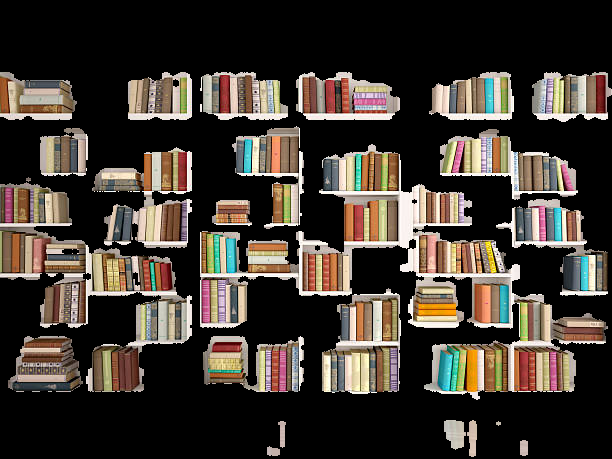
#> input picture testfiles_ara/0618/img/img_book_only.png, 612 x 459 px, found by its file name
$ python separate_books.py   (older library calls are emulated)
#> lines starting #> are read from the running program, lines starting #| are printed output that depends on the picture; after the words box and inside, x2 and y2 are one past the last pixel; in counts of white or black regions, pixels touching at a corner belong together
import numpy as np
import cv2 as cv
import matplotlib.pyplot as plt


def display(winname, img):
    cv.moveWindow(winname, 500, 0)
    cv.namedWindow(winname, cv.WINDOW_NORMAL)
    cv.imshow(winname, img)
    cv.waitKey(0)


def preprocessing(img):

    # vertical kernel
    v_kernel = np.ones((13, 3), np.uint8)
    # morphologyEx
    v_opening = cv.morphologyEx(img, cv.MORPH_OPEN, v_kernel, iterations=2)

    # sure_bg = cv.dilate(opening, kernel, iterations=3)
    display('v_opening', v_opening)

    gray = cv.cvtColor(v_opening, cv.COLOR_BGR2GRAY)
    display('gray', gray)

    ret, thresh = cv.threshold(gray, 10, 255, cv.THRESH_TOZERO)
    display('thresh', thresh)


    # horizontal kernel
    h_kernel = np.ones((3, 13), np.uint8)
    # morphologyEx
    h_opening = cv.morphologyEx(img, cv.MORPH_OPEN, h_kernel, iterations=2)
    display('h_opening', h_opening)


    gray = cv.cvtColor(h_opening, cv.COLOR_BGR2GRAY)
    display('gray', gray)

    ret, thresh = cv.threshold(gray, 10, 255, cv.THRESH_TOZERO)
    display('thresh', thresh)

    bitwise_or = cv.bitwise_or(v_opening, h_opening )
    display('bitwise_or', bitwise_or)


    detected_books = cv.bitwise_and(img, img, mask=bitwise_or)
    display('bitwise_or', detected_books)

    return detected_books

def contours(img):
    gray = cv.cvtColor(img, cv.COLOR_BGR2GRAY)
    display('gray', gray)

    images,contours, hierarchy = cv.findContours(img, cv.RETR_EXTERNAL, cv.CHAIN_APPROX_SIMPLE)
    for i in range(len(contours)):
        # 외곽선 추출
        # if hierarchy[0][i][3] == -1:
        #     cv.drawContours(img, contours, i, (255, 0, 0), 1)
        cv.drawContours(img, contours, i, (255, 0, 0), 1)
    display('contours', img)

    return img


def main():
    img = cv.imread('C:/dev/Object-detection/testfiles_ara/0618/img/img_book_only.png')
#> img is the input picture: shape (459, 612, 3); mean B, G, R 50.4, 57.9, 65.4
    img_o = img.copy()
    display('img', img)

    gray = cv.cvtColor(img, cv.COLOR_BGR2GRAY)
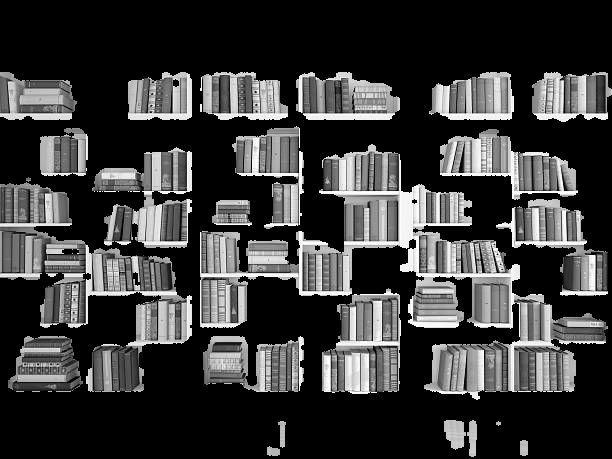
#> gray: shape (459, 612); min 0, max 255, mean 59.3
    display('gray', gray)

    # 1. 배경색과 다른 책들 처리
    # ret, thresh = cv.threshold(gray, 127, 255, cv.THRESH_BINARY )
    # display('sep_thr', thresh)
    # img = preprocessing(img)
    #

    # # 2. 배경색과 비슷한 책들
    ret, thresh = cv.threshold(gray, 127, 255, cv.THRESH_BINARY_INV )
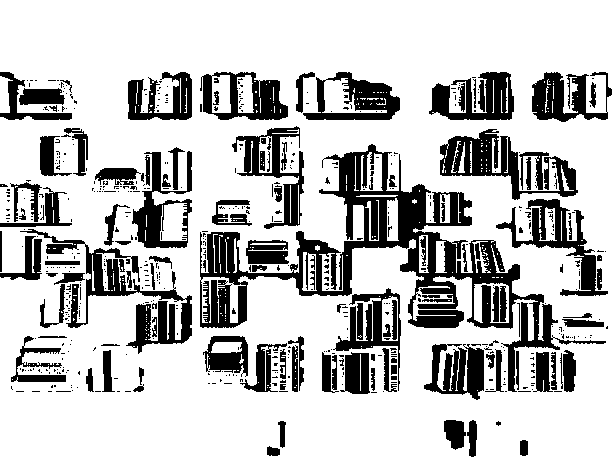
#> thresh: shape (459, 612); 75.7% white; 591 black regions (474 under 20 px), largest, box (x1, y1, x2, y2) and area: (200, 144, 606, 392) 17448, (20, 229, 192, 354) 4330, (440, 129, 578, 200) 3355
    display('sep_thr', thresh)
    img = preprocessing(img)
#> in preprocessing, `v_opening = cv.morphologyEx(img, cv.MORPH_OPEN, v_kernel, iterations=2)`:
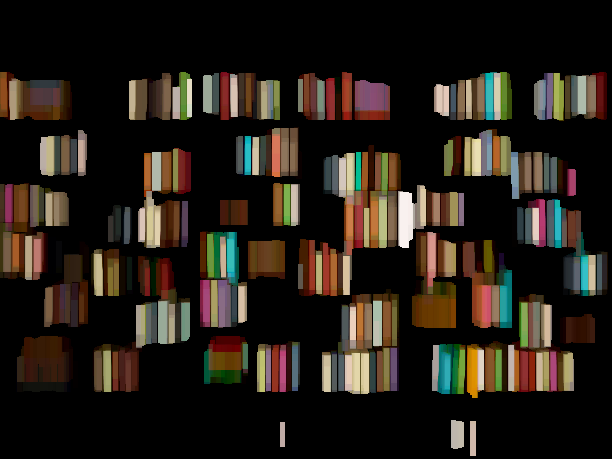
#> v_opening: shape (459, 612, 3); mean B, G, R 24.1, 31.8, 38.7
#> in preprocessing, `gray = cv.cvtColor(v_opening, cv.COLOR_BGR2GRAY)`:
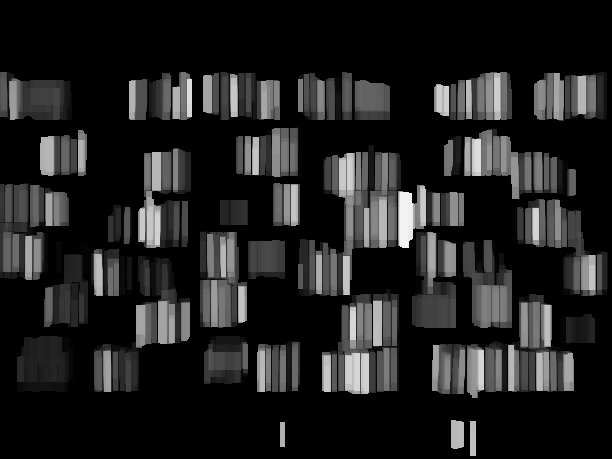
#> gray: shape (459, 612); min 0, max 243, mean 33
#> in preprocessing, `h_opening = cv.morphologyEx(img, cv.MORPH_OPEN, h_kernel, iterations=2)`:
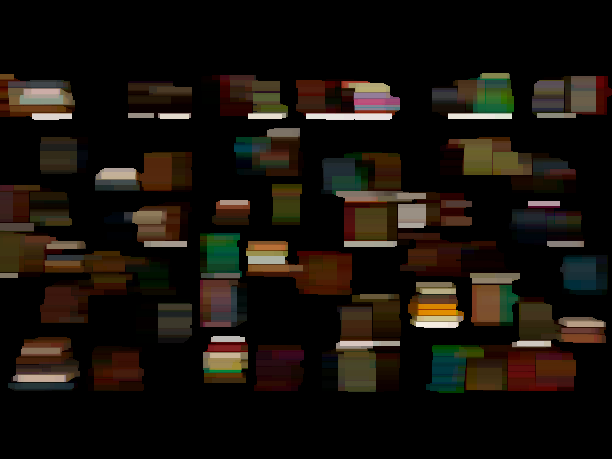
#> h_opening: shape (459, 612, 3); mean B, G, R 12.1, 18.1, 23.7

    img = contours(img)


if __name__ == "__main__":
    main()
